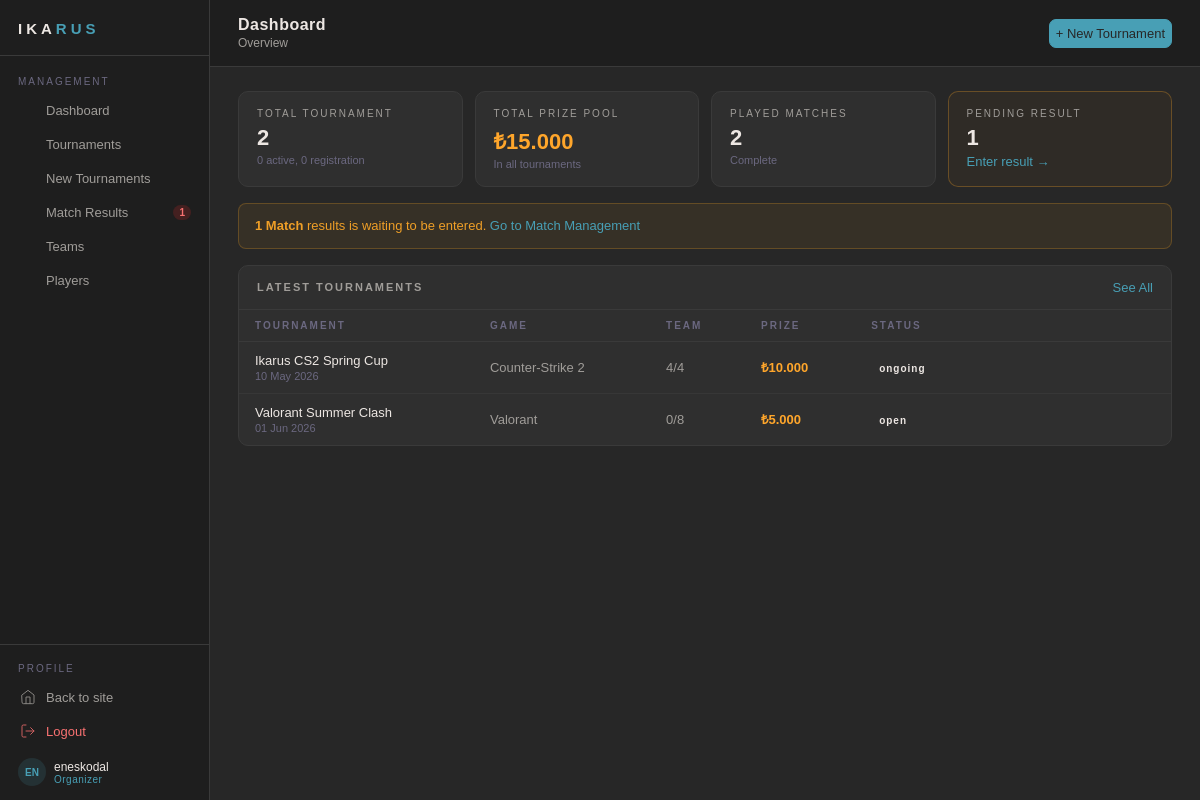
The app's page /organizer/dashboard.php (signed in) with its own data.
### tables this page shows
CREATE TABLE Tournament (
    id BIGINT NOT NULL AUTO_INCREMENT,
    name VARCHAR(150) NOT NULL,
    description TEXT,
    start_date DATETIME NOT NULL,
    end_date DATETIME NOT NULL,
    status VARCHAR(20) NOT NULL,
    prize_pool DECIMAL(18,6),
    prize_1st DECIMAL(10,2),
    prize_2nd DECIMAL(10,2),
    prize_3rd DECIMAL(10,2),
    max_teams BIGINT,
    organizer_id BIGINT NOT NULL,
    game_id BIGINT NOT NULL,
    checkin_minutes INT DEFAULT 15,
    noshow_minutes INT DEFAULT 10,
    created_at DATETIME DEFAULT CURRENT_TIMESTAMP,
    deleted_at DATETIME DEFAULT NULL,
    PRIMARY KEY (id)
);

CREATE TABLE Game (
    id BIGINT NOT NULL AUTO_INCREMENT,
    name VARCHAR(50) NOT NULL,
    genre VARCHAR(50),
    max_team_size BIGINT NOT NULL,
    api_source_url VARCHAR(255),
    created_at DATETIME DEFAULT CURRENT_TIMESTAMP(6) NOT NULL,
    deleted_at DATETIME DEFAULT NULL,
    PRIMARY KEY (id)
);

### organizer/dashboard.php (the view, shortened to what this page needs)
<?php
    require_once __DIR__ . '/guard.php';
    try {
        $orgId = $_SESSION['user_id'];
        $stats = $pdo->prepare("
            SELECT
                (SELECT COUNT(*) FROM Tournament WHERE organizer_id = :id1 AND deleted_at IS NULL) AS total,
                (SELECT COUNT(*) FROM Tournament WHERE organizer_id = :id2 AND status = 'live' AND deleted_at IS NULL) AS live,
                (SELECT COUNT(*) FROM Tournament WHERE organizer_id = :id3 AND status = 'registration' AND deleted_at IS NULL) AS reg,
                (SELECT COALESCE(SUM(prize_pool),0) FROM Tournament WHERE organizer_id = :id4 AND deleted_at IS NULL) AS prize,
                (SELECT COUNT(*)
                    FROM Matches m
                    JOIN Tournament t ON t.id = m.tournament_id
                    WHERE t.organizer_id = :id5 AND m.winner_id IS NOT NULL AND t.deleted_at IS NULL) AS matches_done,
                (SELECT COUNT(*)
                    FROM Matches m
                    JOIN Tournament t ON t.id = m.tournament_id
                    WHERE t.organizer_id = :id6 AND m.winner_id IS NULL AND t.deleted_at IS NULL) AS matches_pending
        ");
        $stats->execute([
            ':id1' => $orgId,
            ':id2' => $orgId,
            ':id3' => $orgId,
            ':id4' => $orgId,
            ':id5' => $orgId,
            ':id6' => $orgId
        ]);
        $s = $stats->fetch();
    } catch (Exception $e) {
        die("Stats Query Error: " . $e->getMessage());
    }
    try {
        $stmt = $pdo->prepare("
            SELECT t.id, t.name, t.status, t.prize_pool, t.max_teams, t.start_date,
                g.name AS game,
                COUNT(tt.team_id) AS registered
            FROM Tournament t
            LEFT JOIN Game g ON g.id = t.game_id
            LEFT JOIN tournament_teams tt ON tt.tournament_id = t.id
            WHERE t.organizer_id = ? AND t.deleted_at IS NULL
            GROUP BY t.id
            ORDER BY t.created_at DESC
            LIMIT 5
        ");
        $stmt->execute([$orgId]);
        $tournaments = $stmt->fetchAll();
    } catch (Exception $e) {
        die("Tournaments Query Error: " . $e->getMessage());
    }
    require_once __DIR__ . '/layout-top.php';
?>
 <div class="op-stat-grid">
    <div class="op-stat-card animate-in" style="--delay: 100ms;">
        <div class="op-stat-label">Total Tournament</div>
        <div class="op-stat-val"><?= $s['total'] ?></div>
        <div class="op-stat-sub"><?= $s['live'] ?> active, <?= $s['reg'] ?> registration</div>
    </div>
    <div class="op-stat-card animate-in" style="--delay: 150ms;">
        <div class="op-stat-label">Total Prize Pool</div>
        <div class="op-stat-val" style="color: var(--highlight);">
            ₺<?= number_format($s['prize'], 0, ',', '.') ?>
        </div>
        <div class="op-stat-sub">In all tournaments</div>
    </div>
    <div class="op-stat-card animate-in" style="--delay: 200ms;">
        <div class="op-stat-label">Played Matches</div>
        <div class="op-stat-val"><?= $s['matches_done'] ?></div>
        <div class="op-stat-sub">Complete</div>
    </div>
    <div class="op-stat-card animate-in <?= $s['matches_pending'] > 0 ? 'op-stat-card--warn' : '' ?>" style="--delay: 250ms;">
        <div class="op-stat-label">Pending Result</div>
        <div class="op-stat-val"><?= $s['matches_pending'] ?></div>
        <div class="op-stat-sub">
            <?php if($s['matches_pending'] > 0): ?>
                <a href="match-results.php" class="op-link">Enter result →</a>
            <?php else: ?>
                All matches updated
            <?php endif; ?>
        </div>
    </div>
 </div>
 <?php if($s['matches_pending'] > 0): ?>
    <div class="op-alert op-alert--warn animate-in" style="--delay: 300ms;">
        <strong><?= $s['matches_pending'] ?> Match</strong> results is waiting to be entered.
        <a href="match-results.php" class="op-link">Go to Match Management</a>
    </div>
<?php endif; ?>
 <div class="op-card animate-in" style="--delay: 350ms;">
    <div class="op-card-head">
        <span class="op-card-title">Latest Tournaments</span>
        <a href="tournaments.php" class="op-link">See All</a>
    </div>
    <?php if(empty($tournaments)): ?>
    <div class="op-empty">
        You haven't created a tournament yet.
        <a href="tournament-create.php" class="op-btn--primary" style="margin-top: 12px;display:inline-block">
            + Create first tournament
        </a>
    </div>
    <?php else: ?>
        <table class="op-table">
            <thead>
                <tr>
                    <th>Tournament</th>
                    <th>Game</th>
                    <th>Team</th>
                    <th>Prize</th>
                    <th>Status</th>
                    <th></th>
                </tr>
            </thead>
            <tbody>
                <?php foreach($tournaments as $t):
                    $statusMap = [
                        'live'          => ['Live',             'op-badge--live'],
                        'registration'  => ['Registration' ,    'op-badge--open'],
                        'upcoming'      => ['Upcoming' ,        'op-badge--soon'],
                        'finished'      => ['Completed' ,       'op-badge--done'],
                        'draft'         => ['Draft' ,           'op-badge--draft'],
                    ];
                    $st = $statusMap[$t['status']] ?? [$t['status'], ''];
                ?>
                <tr>
                    <td>
                        <div class="op-td-name"><?= htmlspecialchars($t['name']) ?></div>
                        <div class="op-td-sub"><?= date('d M Y' , strtotime($t['start_date'])) ?></div>
                    </td>
                    <td class="op-td-muted"><?= htmlspecialchars($t['game'] ?? '-') ?></td>
                    <td class="op-td-muted"><?= $t['registered'] ?>/<?= $t['max_teams'] ?></td>
                    <td class="op-td-prize">
                        <?= $t['prize_pool'] > 0 ? '₺'.number_format($t['prize_pool'],0,',','.') : '—' ?>
                    </td>
                    <td><span class="op-badge <?= $st[1] ?>"><?= $st[0] ?></span></td>
                    <td>
                    </td>
                </tr>
                <?php endforeach; ?>
            </tbody>
        </table>
    <?php endif; ?>
 </div>
 <?php require_once __DIR__ . '/layout-bottom.php' ?>

### assets/css/global.css (style rules this page uses)
:root { --bg: #272727; --surface: #2f2f2f; --border: #3a3a3a; --text: #ede7e3; --text-muted: #a09d99; --text-faint: #6b6880; --accent: #489fb5; --accent-soft: #82c0cc; --highlight: #ffa62b; --surface-2: #1e1e1e; --transition: 0.3s ease; }
*, *::before, *::after { box-sizing: border-box; margin: 0; padding: 0; }
html { height: 100%; }
body { min-height: 100vh; background-color: var(--bg); color: var(--text); font-family: Arial, Helvetica, sans-serif; display: flex; flex-direction: column; overflow-x: hidden; }
a { color: inherit; text-decoration: none; }

### assets/css/utils.css (style rules this page uses)
.animate-in { opacity: 0; animation: slideFadeIn 0.4s cubic-bezier(0.25, 0.8, 0.25, 1) forwards; animation-delay: var(--delay, 0ms); }

### assets/css/organizer/organizer-core.css (style rules this page uses)
:root { --bg: #272727; --surface-1: #2f2f2f; --surface-2: #1e1e1e; --accent: #489fb5; --text: #ede7e3; --text-muted: #a09d99; --text-faint: #6b6880; --border: #3a3a3a; --highlight: #ffa62b; --success: #97c459; --danger: #f87171; }
.organizer-body { display: block; background: var(--bg); }
.op-card { background: var(--surface); border: 1px solid var(--border); border-radius: 10px; overflow: hidden; }
.op-card-head { display: flex; justify-content: space-between; align-items: center; padding: 14px 18px; border-bottom: 1px solid var(--border); }
.op-card-title { font-size: 11px; font-weight: 600; color: var(--text-muted); letter-spacing: 2px; text-transform: uppercase; }
.op-stat-grid { display: grid; grid-template-columns: repeat(4, 1fr); gap: 12px; margin-bottom: 16px; }
.op-stat-card { background: var(--surface); border: 1px solid var(--border); border-radius: 10px; padding: 16px 18px; }
.op-stat-card--warn { border-color: rgba(239,159,39,0.3); background: rgba(239,159,39,0.04); }
.op-stat-label { font-size: 10px; color: var(--text-muted); letter-spacing: 2px; text-transform: uppercase; margin-bottom: 6px; }
.op-stat-val { font-size: 22px; font-weight: 700; color: var(--text); margin-bottom: 3px; }
.op-stat-sub { font-size: 11px; color: var(--text-faint); }
.op-alert { padding: 12px 16px; border-radius: 8px; font-size: 13px; margin-bottom: 16px; line-height: 1.5; }
.op-alert--warn { background: rgba(239,159,39,0.08); border: 1px solid rgba(239,159,39,0.25); color: #EF9F27; }
.op-table { width: 100%; border-collapse: collapse; }
.op-table th { font-size: 10px; color: var(--text-faint); letter-spacing: 2px; text-transform: uppercase; padding: 10px 16px; text-align: left; border-bottom: 1px solid var(--border); }
.op-table td { padding: 11px 16px; border-bottom: 1px solid rgba(255,255,255,0.04); font-size: 13px; vertical-align: middle; }
.op-table tr:last-child td { border-bottom: none; }
.op-td-name { font-weight: 500; color: var(--text); }
.op-td-sub { font-size: 11px; color: var(--text-faint); margin-top: 2px; }
.op-td-muted { color: var(--text-muted); font-size: 12px; }
.op-td-prize { font-size: 13px; font-weight: 600; color: var(--highlight); }
.op-link { color: var(--accent); text-decoration: none; font-size: 13px; font-weight: 500; }
.op-badge { font-size: 10px; padding: 2px 8px; border-radius: 4px; letter-spacing: 1px; font-weight: 600; }

### records on screen
tournament: name "Ikarus CS2 Spring Cup", start_date "10 May 2026", game.name "Counter-Strike 2", registered "4", max_teams "4", prize_pool "10.000", status "ongoing"
tournament: name "Valorant Summer Clash", start_date "01 Jun 2026", game.name "Valorant", registered "0", max_teams "8", prize_pool "5.000", status "open"

### other values on screen
$item['label'] "Dashboard"
$item['label'] "Tournaments"
$item['label'] "New Tournaments"
$item['label'] "Match Results"
$pendingCount "1"
$item['label'] "Teams"
$item['label'] "Players"
substr(getUsername(), 0, 2) "EN"
getUsername() "eneskodal"
$pageTitle "Dashboard"
$pageSubtitle "Overview"
$pageAction['label'] "+ New Tournament"
$s['total'] "2"
$s['live'] "0"
$s['reg'] "0"
